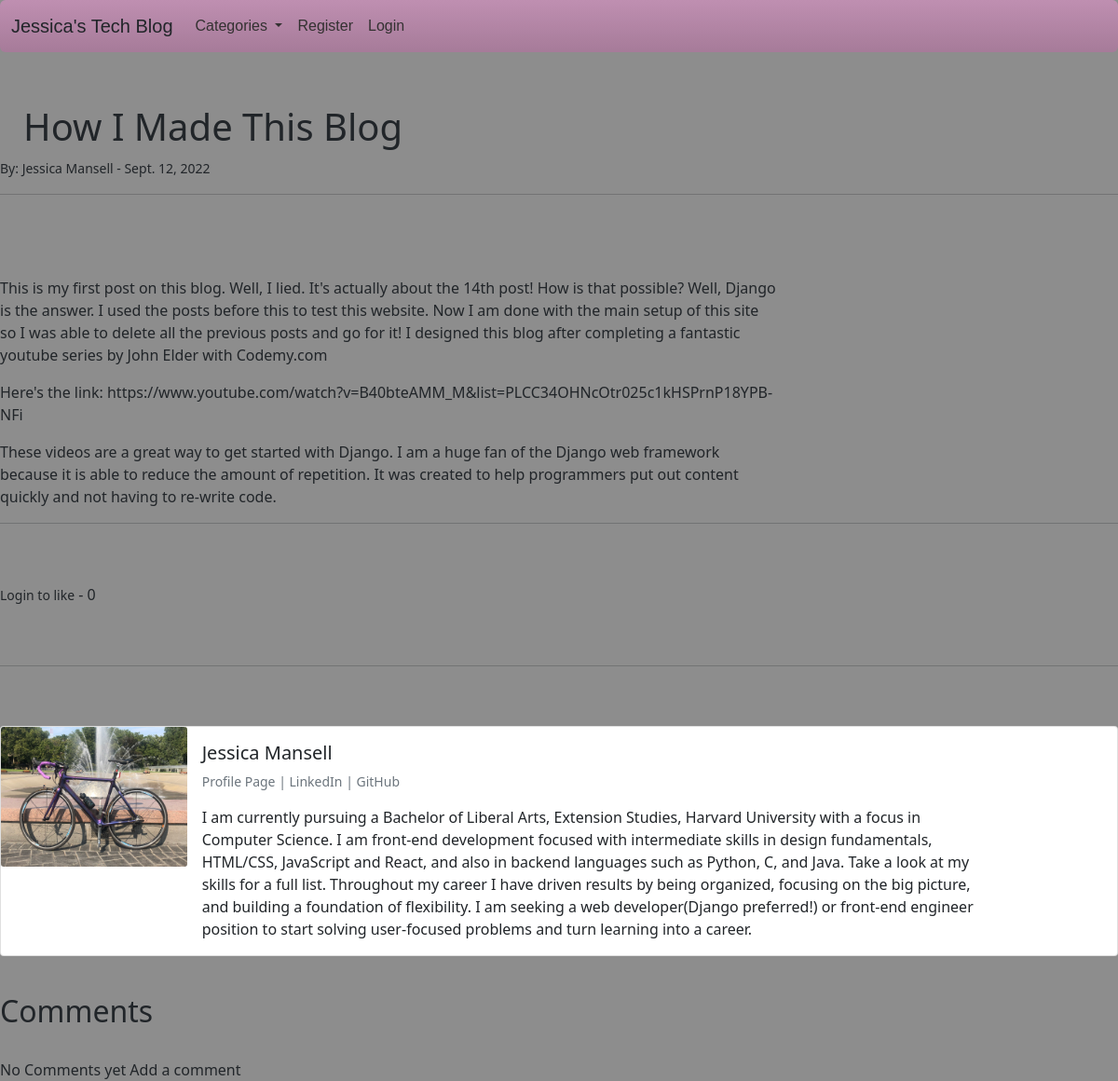
The app's page /article/1 with its own data.
### blogsite/models.py (models this page shows, shortened)
class Post(models.Model):
    title = models.CharField(max_length=255)
    header_image = models.ImageField(null=True, blank=True, upload_to="images/")
    title_tag = models.CharField(max_length=255)
    author = models.ForeignKey(User, on_delete=models.CASCADE)
    body = RichTextField(blank=True, null=True)
    post_date = models.DateField(auto_now_add=True)
    category= models.ForeignKey(Category, max_length=60, on_delete=models.CASCADE, related_name="catego")
    snippet = models.CharField(max_length=255)
    likes = models.ManyToManyField(User, related_name='blog_posts')
    def total_likes(self):
        return self.likes.count()

class Profile(models.Model):
    user = models.OneToOneField(User, null=True, on_delete=models.CASCADE)
    bio = models.TextField()
    website_url = models.CharField(max_length=255, null=True, blank=True)
    profile_pic = models.ImageField(null=True, blank=True, upload_to="images/profile/")
    linkedin_url = models.CharField(max_length=255, null=True, blank=True)
    github_url = models.CharField(max_length=255, null=True, blank=True)

### blogsite/views.py (the view)
# urls.py: path('article/<int:pk>', ArticleDetailView.as_view(), name="article-detail"),
class ArticleDetailView(DetailView):
    model = Post
    template_name = 'article_details.html'
    def get_context_data(self, *args, **kwargs):
        cat_menu = Category.objects.all()
        context = super(ArticleDetailView, self).get_context_data(*args, **kwargs)
        blog_stuff = get_object_or_404(Post, id=self.kwargs['pk'])
        total_likes = blog_stuff.total_likes()
        liked = False
        if blog_stuff.likes.filter(id=self.request.user.id).exists():
            liked = True
        context["cat_menu"] = cat_menu
        context["total_likes"] = total_likes
        context["liked"] = liked
        return context

### blogsite/models.py (called while the page is built)
    def __str__(self):
        return self.name

### blogsite/templates/article_details.html (shortened to what this page needs)
{% extends 'base.html' %}
{% block content %}
<h1>{{ post.title }}</h1>
<small>By: {{ post.author.first_name }}
    {{ post.author.last_name }} -
    {{ post.post_date }}
</small><br/>
<hr>
<br/>
<br/><br/>
{{ post.body|safe }}
<hr>
<br/><br/>
<form action="{% url 'like_post' post.pk %}" method="POST">
{% if user.is_authenticated %}
    {% if liked %}
        <button type="submit", name="post_id", \
        value="{{ post.id }}", \
        class="btn btn-danger btn-sm">Unlike</button>
    {% else %}
        <button type="submit", name="post_id", \
        value="{{ post.id }}", \
        class="btn btn-primary btn-sm">Like</button>
    {% endif %}
{% else %}
    <small><a href="{% url 'login' %}">Login</a> to like</small>
{% endif %}
    - {{ total_likes }}
</form>
<br/>
<br/>
<hr>
<br/>
<br/>
<div class="card mb-3">
    <div class="row g-0">
      <div class="col-md-2">
{% if post.author.profile.profile_pic %}
        <img src="{{ post.author.profile.profile_pic.url }}" class="card-img">
{% else %}
        <i class="fa-solid fa-user fa-8x"></i>
{% endif %}
      </div>
      <div class="col-md-10">
        <div class="card-body">
          <h5 class="card-title">
            {{ post.author.first_name }}
            {{ post.author.last_name }}
          </h5>
          <p class="small text-muted">
            <a href="{% url 'show_profile_page' post.author.profile.id %}">Profile Page</a>
            {% if post.author.profile.linkedin_url %}
              | <a href="{{ post.author.profile.linkedin_url }}">LinkedIn</a>
            {% endif %}
            {% if post.author.profile.github_url %}
              | <a href="{{ post.author.profile.github_url }}">GitHub</a>
            {% endif %}
          </p>
          <p class="card-text">
            {{ post.author.profile.bio }}
          </p>
        </div>
      </div>
    </div>
  </div>
  <h2>Comments</h2>
  <br/>
  {% if not post.comments.all %}
    No Comments yet <a href="{% url 'add_comment' post.pk %}">Add a comment</a>
  {% endif %}
{% endblock %}

### blogsite/static/mysite/style.css (style rules this page uses)
a { color: inherit; text-decoration: none; }
h1 { padding-top: 2rem; margin-left: 25px; }
p { max-width: 835px; }

### records on screen
Post: title "How I Made This Blog", author.first_name "Jessica", author.last_name "Mansell", post_date "Sept. 12, 2022", body "This is my first post on this blog. Well, I lied. It's actually about the 14th post! How is that possible? Well, Django is the answer. I used the posts before this to test this website. Now I am done with the main setup of this site so I was able to delete all the previous posts and go for it! I designed this blog after completing a fantastic youtube series by John Elder with Codemy.com Here's the link: https://www.youtube.com/watch?v=B40bteAMM_M&list=PLCC34OHNcOtr025c1kHSPrnP18YPB-NFi These videos are a great way to get started with Django . I am a huge fan of the Django web framework because it is able to reduce the amount of repetition. It was created to help programmers put out content…", author.profile.profile_pic (picture), author.profile.bio "I am currently pursuing a Bachelor of Liberal Arts, Extension Studies, Harvard University with a focus in Computer Science. I am front-end development focused with intermediate skills in design fundamentals, HTML/CSS, JavaScript and React, and also in backend languages such as Python, C, and Java. Take a look at my skills for a full list. Throughout my career I have driven results by being organized, focusing on the big picture, and building a foundation of flexibility. I am seeking a web developer(Django preferred!) or front-end engineer position to start solving user-focused problems and turn learning into a career."

### other values on screen
{{ total_likes }} "0"
